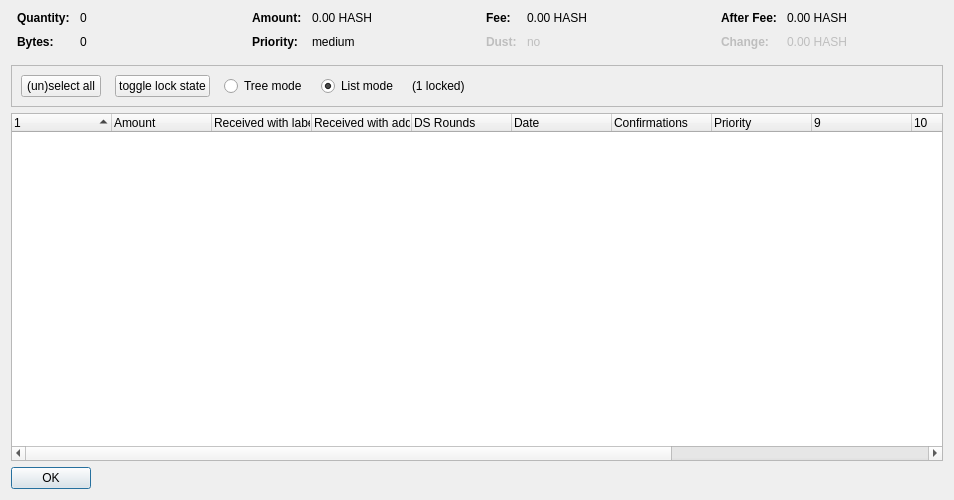
<?xml version="1.0" encoding="UTF-8"?>
<ui version="4.0">
 <class>CoinControlDialog</class>
 <widget class="QDialog" name="CoinControlDialog">
  <property name="geometry">
   <rect>
    <x>0</x>
    <y>0</y>
    <width>954</width>
    <height>500</height>
   </rect>
  </property>
  <property name="windowTitle">
   <string>Coin Selection</string>
  </property>
  <layout class="QVBoxLayout" name="verticalLayout">
   <item>
    <layout class="QHBoxLayout" name="horizontalLayoutTop" stretch="0,0,0,0">
     <property name="topMargin">
      <number>0</number>
     </property>
     <property name="bottomMargin">
      <number>10</number>
     </property>
     <item>
      <layout class="QFormLayout" name="formLayoutCoinControl1">
       <property name="horizontalSpacing">
        <number>10</number>
       </property>
       <property name="verticalSpacing">
        <number>10</number>
       </property>
       <property name="leftMargin">
        <number>6</number>
       </property>
       <property name="rightMargin">
        <number>6</number>
       </property>
       <item row="0" column="0">
        <widget class="QLabel" name="labelCoinControlQuantityText">
         <property name="font">
          <font>
           <weight>75</weight>
           <bold>true</bold>
          </font>
         </property>
         <property name="text">
          <string>Quantity:</string>
         </property>
        </widget>
       </item>
       <item row="0" column="1">
        <widget class="QLabel" name="labelCoinControlQuantity">
         <property name="cursor">
          <cursorShape>IBeamCursor</cursorShape>
         </property>
         <property name="contextMenuPolicy">
          <enum>Qt::ActionsContextMenu</enum>
         </property>
         <property name="text">
          <string notr="true">0</string>
         </property>
         <property name="textInteractionFlags">
          <set>Qt::LinksAccessibleByMouse|Qt::TextSelectableByKeyboard|Qt::TextSelectableByMouse</set>
         </property>
        </widget>
       </item>
       <item row="1" column="0">
        <widget class="QLabel" name="labelCoinControlBytesText">
         <property name="font">
          <font>
           <weight>75</weight>
           <bold>true</bold>
          </font>
         </property>
         <property name="text">
          <string>Bytes:</string>
         </property>
        </widget>
       </item>
       <item row="1" column="1">
        <widget class="QLabel" name="labelCoinControlBytes">
         <property name="cursor">
          <cursorShape>IBeamCursor</cursorShape>
         </property>
         <property name="contextMenuPolicy">
          <enum>Qt::ActionsContextMenu</enum>
         </property>
         <property name="text">
          <string notr="true">0</string>
         </property>
         <property name="textInteractionFlags">
          <set>Qt::LinksAccessibleByMouse|Qt::TextSelectableByKeyboard|Qt::TextSelectableByMouse</set>
         </property>
        </widget>
       </item>
      </layout>
     </item>
     <item>
      <layout class="QFormLayout" name="formLayoutCoinControl2">
       <property name="horizontalSpacing">
        <number>10</number>
       </property>
       <property name="verticalSpacing">
        <number>10</number>
       </property>
       <property name="leftMargin">
        <number>6</number>
       </property>
       <property name="rightMargin">
        <number>6</number>
       </property>
       <item row="0" column="0">
        <widget class="QLabel" name="labelCoinControlAmountText">
         <property name="font">
          <font>
           <weight>75</weight>
           <bold>true</bold>
          </font>
         </property>
         <property name="text">
          <string>Amount:</string>
         </property>
        </widget>
       </item>
       <item row="0" column="1">
        <widget class="QLabel" name="labelCoinControlAmount">
         <property name="cursor">
          <cursorShape>IBeamCursor</cursorShape>
         </property>
         <property name="contextMenuPolicy">
          <enum>Qt::ActionsContextMenu</enum>
         </property>
         <property name="text">
          <string notr="true">0.00 HASH</string>
         </property>
         <property name="textInteractionFlags">
          <set>Qt::LinksAccessibleByMouse|Qt::TextSelectableByKeyboard|Qt::TextSelectableByMouse</set>
         </property>
        </widget>
       </item>
       <item row="1" column="0">
        <widget class="QLabel" name="labelCoinControlPriorityText">
         <property name="font">
          <font>
           <weight>75</weight>
           <bold>true</bold>
          </font>
         </property>
         <property name="text">
          <string>Priority:</string>
         </property>
        </widget>
       </item>
       <item row="1" column="1">
        <widget class="QLabel" name="labelCoinControlPriority">
         <property name="cursor">
          <cursorShape>IBeamCursor</cursorShape>
         </property>
         <property name="contextMenuPolicy">
          <enum>Qt::ActionsContextMenu</enum>
         </property>
         <property name="text">
          <string>medium</string>
         </property>
         <property name="textInteractionFlags">
          <set>Qt::LinksAccessibleByMouse|Qt::TextSelectableByKeyboard|Qt::TextSelectableByMouse</set>
         </property>
        </widget>
       </item>
      </layout>
     </item>
     <item>
      <layout class="QFormLayout" name="formLayoutCoinControl3">
       <property name="horizontalSpacing">
        <number>10</number>
       </property>
       <property name="verticalSpacing">
        <number>10</number>
       </property>
       <property name="leftMargin">
        <number>6</number>
       </property>
       <property name="rightMargin">
        <number>6</number>
       </property>
       <item row="0" column="0">
        <widget class="QLabel" name="labelCoinControlFeeText">
         <property name="font">
          <font>
           <weight>75</weight>
           <bold>true</bold>
          </font>
         </property>
         <property name="text">
          <string>Fee:</string>
         </property>
        </widget>
       </item>
       <item row="0" column="1">
        <widget class="QLabel" name="labelCoinControlFee">
         <property name="cursor">
          <cursorShape>IBeamCursor</cursorShape>
         </property>
         <property name="contextMenuPolicy">
          <enum>Qt::ActionsContextMenu</enum>
         </property>
         <property name="text">
          <string notr="true">0.00 HASH</string>
         </property>
         <property name="textInteractionFlags">
          <set>Qt::LinksAccessibleByMouse|Qt::TextSelectableByKeyboard|Qt::TextSelectableByMouse</set>
         </property>
        </widget>
       </item>
       <item row="1" column="0">
        <widget class="QLabel" name="labelCoinControlLowOutputText">
         <property name="enabled">
          <bool>false</bool>
         </property>
         <property name="font">
          <font>
           <weight>75</weight>
           <bold>true</bold>
          </font>
         </property>
         <property name="text">
          <string>Dust:</string>
         </property>
        </widget>
       </item>
       <item row="1" column="1">
        <widget class="QLabel" name="labelCoinControlLowOutput">
         <property name="enabled">
          <bool>false</bool>
         </property>
         <property name="cursor">
          <cursorShape>IBeamCursor</cursorShape>
         </property>
         <property name="contextMenuPolicy">
          <enum>Qt::ActionsContextMenu</enum>
         </property>
         <property name="text">
          <string>no</string>
         </property>
         <property name="textInteractionFlags">
          <set>Qt::LinksAccessibleByMouse|Qt::TextSelectableByKeyboard|Qt::TextSelectableByMouse</set>
         </property>
        </widget>
       </item>
      </layout>
     </item>
     <item>
      <layout class="QFormLayout" name="formLayoutCoinControl4">
       <property name="horizontalSpacing">
        <number>10</number>
       </property>
       <property name="verticalSpacing">
        <number>10</number>
       </property>
       <property name="leftMargin">
        <number>6</number>
       </property>
       <property name="rightMargin">
        <number>6</number>
       </property>
       <item row="0" column="0">
        <widget class="QLabel" name="labelCoinControlAfterFeeText">
         <property name="font">
          <font>
           <weight>75</weight>
           <bold>true</bold>
          </font>
         </property>
         <property name="text">
          <string>After Fee:</string>
         </property>
        </widget>
       </item>
       <item row="0" column="1">
        <widget class="QLabel" name="labelCoinControlAfterFee">
         <property name="cursor">
          <cursorShape>IBeamCursor</cursorShape>
         </property>
         <property name="contextMenuPolicy">
          <enum>Qt::ActionsContextMenu</enum>
         </property>
         <property name="text">
          <string notr="true">0.00 HASH</string>
         </property>
         <property name="textInteractionFlags">
          <set>Qt::LinksAccessibleByMouse|Qt::TextSelectableByKeyboard|Qt::TextSelectableByMouse</set>
         </property>
        </widget>
       </item>
       <item row="1" column="0">
        <widget class="QLabel" name="labelCoinControlChangeText">
         <property name="enabled">
          <bool>false</bool>
         </property>
         <property name="font">
          <font>
           <weight>75</weight>
           <bold>true</bold>
          </font>
         </property>
         <property name="text">
          <string>Change:</string>
         </property>
        </widget>
       </item>
       <item row="1" column="1">
        <widget class="QLabel" name="labelCoinControlChange">
         <property name="enabled">
          <bool>false</bool>
         </property>
         <property name="cursor">
          <cursorShape>IBeamCursor</cursorShape>
         </property>
         <property name="contextMenuPolicy">
          <enum>Qt::ActionsContextMenu</enum>
         </property>
         <property name="text">
          <string notr="true">0.00 HASH</string>
         </property>
         <property name="textInteractionFlags">
          <set>Qt::LinksAccessibleByMouse|Qt::TextSelectableByKeyboard|Qt::TextSelectableByMouse</set>
         </property>
        </widget>
       </item>
      </layout>
     </item>
    </layout>
   </item>
   <item>
    <widget class="QFrame" name="frame">
     <property name="minimumSize">
      <size>
       <width>0</width>
       <height>40</height>
      </size>
     </property>
     <property name="frameShape">
      <enum>QFrame::StyledPanel</enum>
     </property>
     <property name="frameShadow">
      <enum>QFrame::Sunken</enum>
     </property>
     <layout class="QHBoxLayout" name="horizontalLayout">
      <item>
       <layout class="QHBoxLayout" name="horizontalLayoutPanel" stretch="0,0,0,0,0,0">
        <property name="spacing">
         <number>14</number>
        </property>
        <item>
         <widget class="QPushButton" name="pushButtonSelectAll">
          <property name="sizePolicy">
           <sizepolicy hsizetype="Maximum" vsizetype="Fixed">
            <horstretch>0</horstretch>
            <verstretch>0</verstretch>
           </sizepolicy>
          </property>
          <property name="text">
           <string>(un)select all</string>
          </property>
          <property name="autoDefault">
           <bool>false</bool>
          </property>
         </widget>
        </item>
        <item>
         <widget class="QPushButton" name="pushButtonToggleLock">
          <property name="sizePolicy">
           <sizepolicy hsizetype="Maximum" vsizetype="Fixed">
            <horstretch>0</horstretch>
            <verstretch>0</verstretch>
           </sizepolicy>
          </property>
          <property name="text">
           <string>toggle lock state</string>
          </property>
          <property name="autoDefault">
           <bool>false</bool>
          </property>
         </widget>
        </item>
        <item>
         <widget class="QRadioButton" name="radioTreeMode">
          <property name="sizePolicy">
           <sizepolicy hsizetype="Maximum" vsizetype="Fixed">
            <horstretch>0</horstretch>
            <verstretch>0</verstretch>
           </sizepolicy>
          </property>
          <property name="text">
           <string>Tree mode</string>
          </property>
         </widget>
        </item>
        <item>
         <widget class="QRadioButton" name="radioListMode">
          <property name="sizePolicy">
           <sizepolicy hsizetype="Maximum" vsizetype="Fixed">
            <horstretch>0</horstretch>
            <verstretch>0</verstretch>
           </sizepolicy>
          </property>
          <property name="text">
           <string>List mode</string>
          </property>
          <property name="checked">
           <bool>true</bool>
          </property>
         </widget>
        </item>
        <item>
         <widget class="QLabel" name="labelLocked">
          <property name="text">
           <string>(1 locked)</string>
          </property>
         </widget>
        </item>
        <item>
         <spacer name="horizontalSpacer">
          <property name="orientation">
           <enum>Qt::Horizontal</enum>
          </property>
          <property name="sizeHint" stdset="0">
           <size>
            <width>40</width>
            <height>20</height>
           </size>
          </property>
         </spacer>
        </item>
       </layout>
      </item>
     </layout>
    </widget>
   </item>
   <item>
    <widget class="CoinControlTreeWidget" name="treeWidget">
     <property name="contextMenuPolicy">
      <enum>Qt::CustomContextMenu</enum>
     </property>
     <property name="sortingEnabled">
      <bool>false</bool>
     </property>
     <property name="columnCount">
      <number>13</number>
     </property>
     <attribute name="headerShowSortIndicator" stdset="0">
      <bool>true</bool>
     </attribute>
     <attribute name="headerStretchLastSection">
      <bool>false</bool>
     </attribute>
     <column>
      <property name="text">
       <string/>
      </property>
     </column>
     <column>
      <property name="text">
       <string>Amount</string>
      </property>
     </column>
     <column>
      <property name="text">
       <string>Received with label</string>
      </property>
     </column>
     <column>
      <property name="text">
       <string>Received with address</string>
      </property>
     </column>
     <column>
      <property name="text">
       <string>DS Rounds</string>
      </property>
     </column>
     <column>
      <property name="text">
       <string>Date</string>
      </property>
     </column>
     <column>
      <property name="text">
       <string>Confirmations</string>
      </property>
      <property name="toolTip">
       <string>Confirmed</string>
      </property>
     </column>
     <column>
      <property name="text">
       <string>Priority</string>
      </property>
     </column>
     <column>
      <property name="text">
       <string/>
      </property>
     </column>
     <column>
      <property name="text">
       <string/>
      </property>
     </column>
     <column>
      <property name="text">
       <string/>
      </property>
     </column>
     <column>
      <property name="text">
       <string/>
      </property>
     </column>
     <column>
      <property name="text">
       <string/>
      </property>
     </column>
    </widget>
   </item>
   <item>
    <widget class="QDialogButtonBox" name="buttonBox">
     <property name="sizePolicy">
      <sizepolicy hsizetype="Maximum" vsizetype="Fixed">
       <horstretch>0</horstretch>
       <verstretch>0</verstretch>
      </sizepolicy>
     </property>
     <property name="orientation">
      <enum>Qt::Horizontal</enum>
     </property>
     <property name="standardButtons">
      <set>QDialogButtonBox::Ok</set>
     </property>
    </widget>
   </item>
  </layout>
 </widget>
 <customwidgets>
  <customwidget>
   <class>CoinControlTreeWidget</class>
   <extends>QTreeWidget</extends>
   <header>coincontroltreewidget.h</header>
  </customwidget>
 </customwidgets>
 <resources/>
 <connections/>
</ui>
